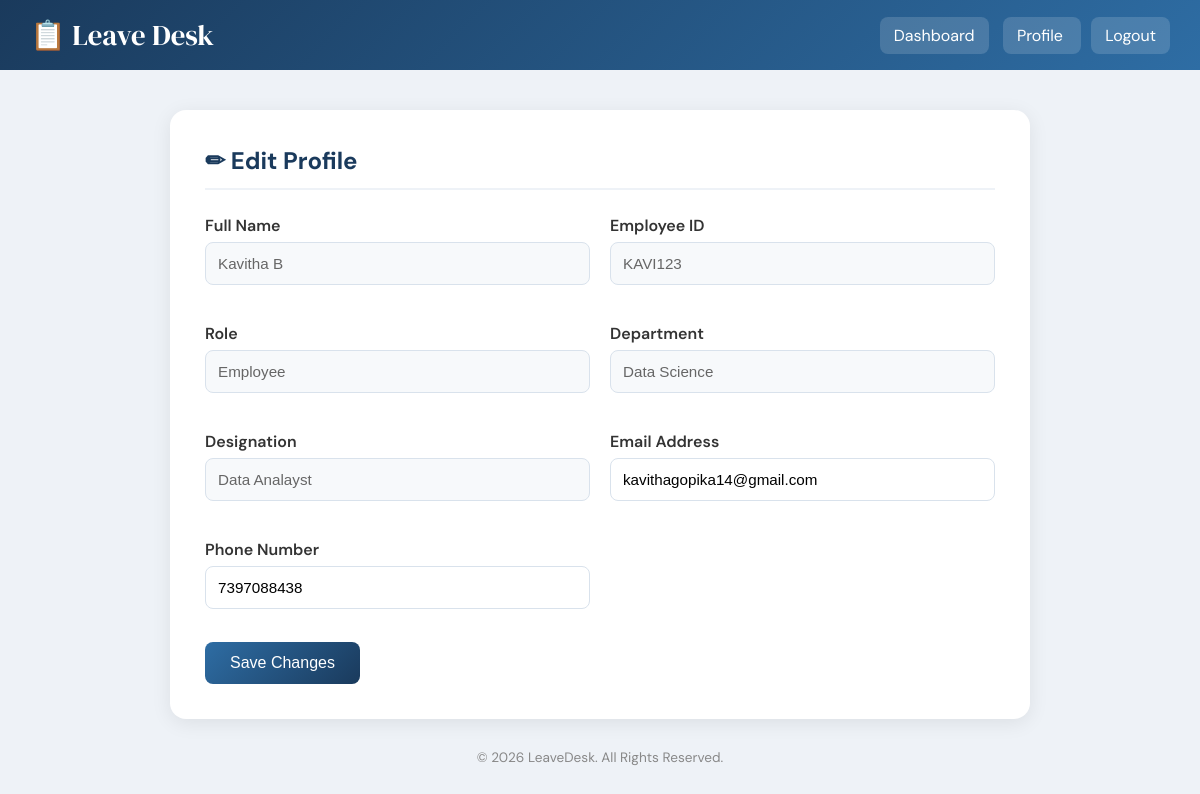
/edit_profile (signed in), run on the app's committed database.
### tables this page shows
CREATE TABLE users (
            id INTEGER PRIMARY KEY AUTOINCREMENT,
            employee_id TEXT UNIQUE NOT NULL,
            password TEXT NOT NULL,
            full_name TEXT NOT NULL,
            email TEXT DEFAULT '',
            phone TEXT DEFAULT '',
            department TEXT DEFAULT '',
            designation TEXT DEFAULT '',
            role TEXT NOT NULL,

            casual_leave INTEGER DEFAULT 6,
            sick_leave INTEGER DEFAULT 6,
            annual_leave INTEGER DEFAULT 12,
            is_active INTEGER DEFAULT 1,
            must_change_password INTEGER DEFAULT 0
        );

### app.py (the view, shortened to what this page needs)
@app.route(
    "/edit_profile",
    methods=["GET", "POST"]
)
def edit_profile():
    if "user_id" not in session:
        return redirect(url_for("login"))
    conn = get_db()
    user = conn.execute(
        """
        SELECT *
        FROM users
        WHERE id=?
        """,
        (session["user_id"],)
    ).fetchone()
    conn.close()
    return render_template(
        "edit_profile.html",
        user=user
    )

### app.py (called while the page is built)
def get_db():
    conn = sqlite3.connect(DB_PATH)
    conn.row_factory = sqlite3.Row
    return conn

### templates/edit_profile.html (shortened to what this page needs)
<!DOCTYPE html>
<html lang="en">
<head>
</head>
<body>
<nav>
    <div class="logo">
        📋 Leave Desk
    </div>
    <div class="nav-links">
        {% if session.role == 'manager' %}
        <a href="{{ url_for('manager_dashboard') }}">Dashboard</a>
        {% elif session.role == 'admin' %}
        <a href="{{ url_for('admin_dashboard') }}">Dashboard</a>
        {% else %}
        <a href="{{ url_for('employee_dashboard') }}">Dashboard</a>
        {% endif %}
        <a href="{{ url_for('profile') }}">
            Profile
        </a>
        <a href="{{ url_for('logout') }}">
            Logout
        </a>
    </div>
</nav>
<div class="container">
    <div class="card">
        <h2>✏ Edit Profile</h2>
        <form method="POST">
            <div class="form-grid">
                <div class="form-group">
                    <label>Full Name</label>
                    <input
                        type="text"
                        value="{{ user.full_name }}"
                        class="readonly"
                        readonly>
                </div>
                <div class="form-group">
                    <label>Employee ID</label>
                    <input
                        type="text"
                        value="{{ user.employee_id }}"
                        class="readonly"
                        readonly>
                </div>
                <div class="form-group">
                    <label>Role</label>
                    <input
                        type="text"
                        value="{{ user.role|title }}"
                        class="readonly"
                        readonly>
                </div>
                <div class="form-group">
                    <label>Department</label>
                    <input
                        type="text"
                        value="{{ user.department if user.department else '-' }}"
                        class="readonly"
                        readonly>
                </div>
                <div class="form-group">
                    <label>Designation</label>
                    <input
                        type="text"
                        value="{{ user.designation if user.designation else '-' }}"
                        class="readonly"
                        readonly>
                </div>
                <div class="form-group">
                    <label>Email Address</label>
                    <input
                        type="email"
                        name="email"
                        value="{{ user.email }}"
                        required>
                </div>
                <div class="form-group">
                    <label>Phone Number</label>
                    <input
                        type="text"
                        name="phone"
                        value="{{ user.phone if user.phone else '' }}"
                        placeholder="10 digit phone number">
                </div>
            </div>
            <button type="submit" class="btn">
                Save Changes
            </button>
        </form>
    </div>
    <div class="footer">
        © 2026 LeaveDesk. All Rights Reserved.
    </div>
</div>
</body>
</html>

### templates/edit_profile.html (style rules this page uses)
* { margin:0; padding:0; box-sizing:border-box; }
body { font-family:'DM Sans',sans-serif; background:#eef2f7; }
nav { background:linear-gradient(135deg,#1a3a5c,#2e6da4); color:white; padding:15px 30px; display:flex; justify-content:space-between; align-items:center; }
.logo { font-family:'DM Serif Display',serif; font-size:1.8rem; }
.nav-links a { color:white; text-decoration:none; margin-left:10px; padding:8px 14px; border-radius:8px; background:rgba(255,255,255,0.15); }
.container { max-width:900px; margin:40px auto; padding:0 20px; }
.card { background:white; border-radius:16px; padding:35px; box-shadow:0 4px 20px rgba(0,0,0,0.08); }
.card h2 { color:#1a3a5c; margin-bottom:25px; border-bottom:2px solid #eef2f7; padding-bottom:12px; }
.form-grid { display:grid; grid-template-columns:1fr 1fr; gap:20px; }
.form-group { margin-bottom:18px; }
label { display:block; margin-bottom:6px; font-weight:600; color:#333; }
input { width:100%; padding:12px; border:1px solid #d9e2ec; border-radius:8px; font-size:0.95rem; }
.readonly { background:#f7f9fb; color:#666; }
.btn { margin-top:15px; background:linear-gradient(135deg,#2e6da4,#1a3a5c); color:white; border:none; padding:12px 25px; border-radius:8px; cursor:pointer; font-size:1rem; }
.footer { text-align:center; margin-top:30px; color:#888; font-size:0.85rem; }

### data on the page
users: full_name "Kavitha B", employee_id "KAVI123", role "Employee", department "Data Science", designation "Data Analayst", email "kavithagopika14@gmail.com", phone "7397088438"
